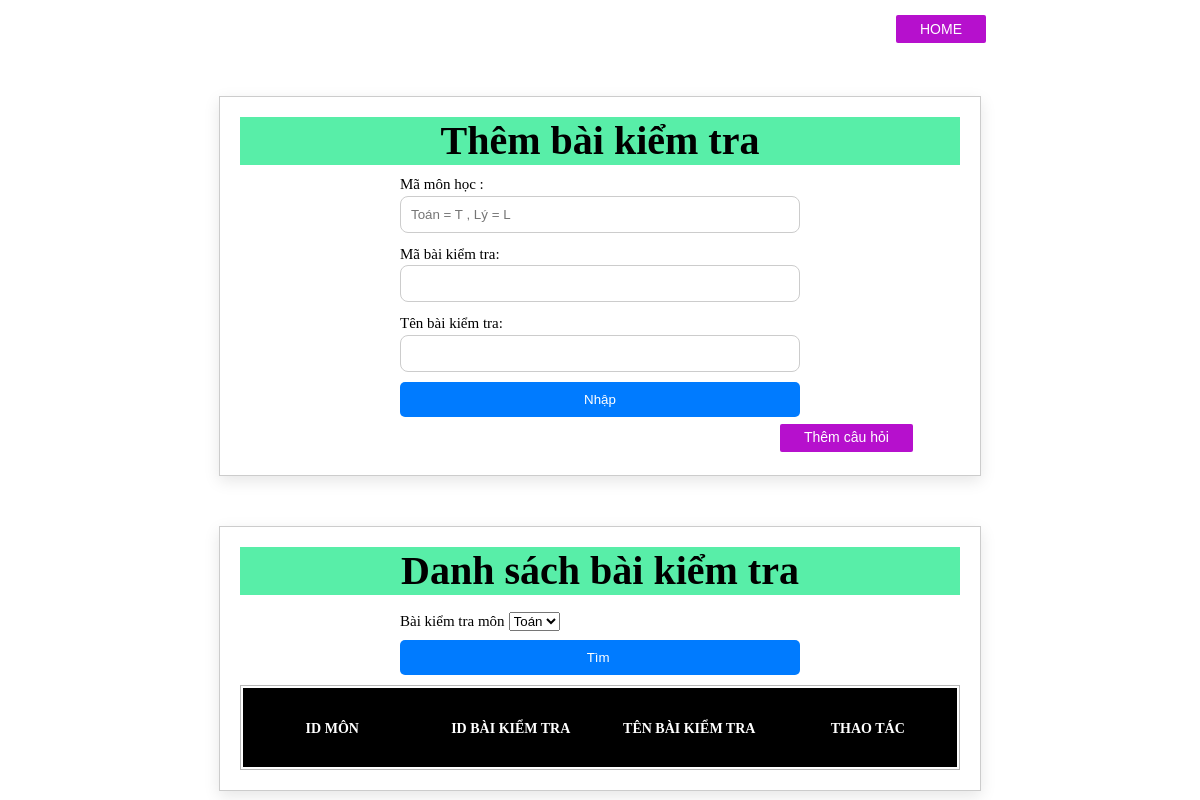
The page /html/add-test.php on the database as committed earlier.
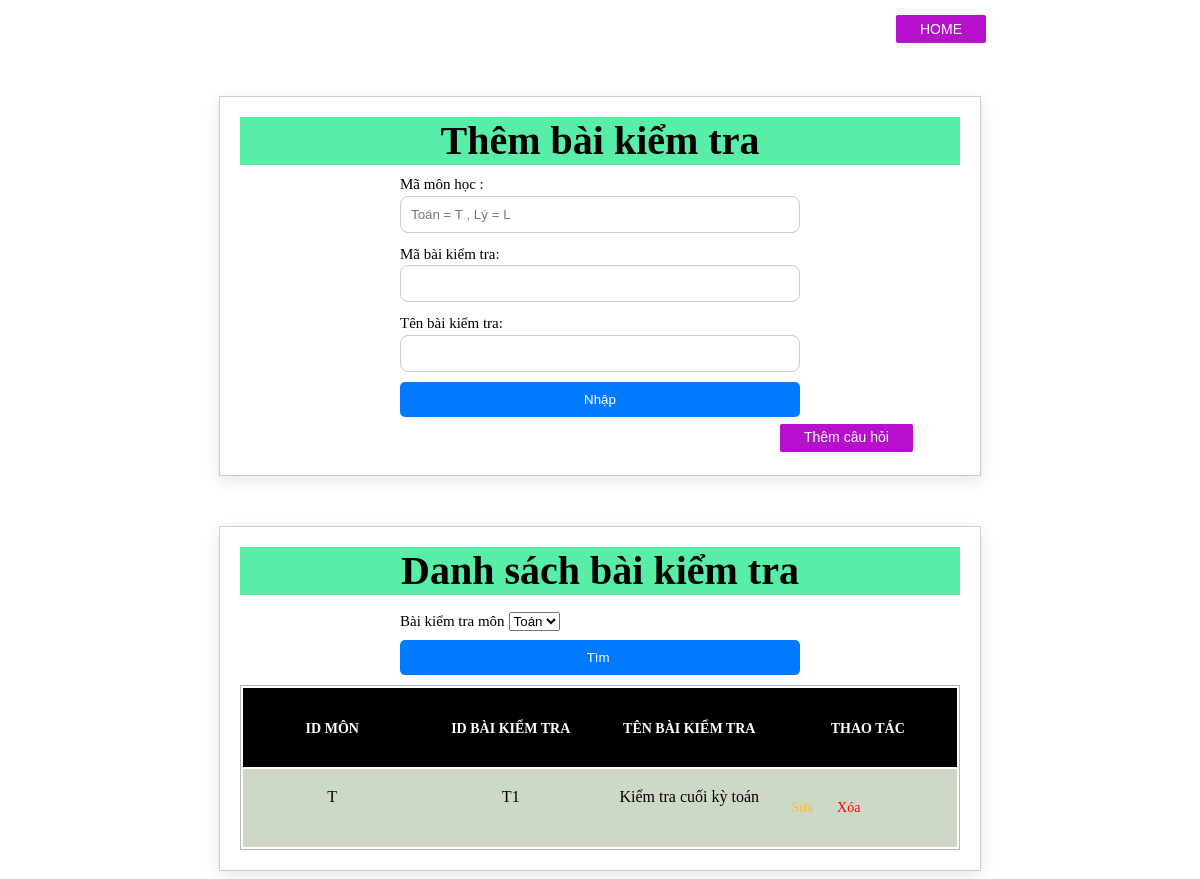
The same page on the database as committed later.
### tables this page shows
CREATE TABLE `test` (
  `Subject_id` varchar(3) NOT NULL,
  `Test_id` varchar(3) NOT NULL,
  `Test_name` varchar(50) NOT NULL
);

### html/add-test.php (the view, shortened to what this page needs)
<!DOCTYPE html>
<html lang="en">
<head>
  <link rel="stylesheet" type="text/css" href="../css/table.css">
  <link rel="stylesheet" type="text/css" href="../css/add-test.css">
</head>
<?php
include("./config.php");
?>
<body>
  <button class="nextpage"><a href="/html/admin.php">HOME</a></button>
  <div class="them-test">
    <h1>Thêm bài kiểm tra</h1>
    <form method="POST" id="overall" action="add-test.php">
      <label for="subject_id">Mã môn học : </label><br>
      <input type="text" class="input-box" id="subject_id" name="subject_id" required maxlength="1" placeholder="Toán = T , Lý = L"><br>
      <label for="test_id">Mã bài kiểm tra: </label><br>
      <input type="text" class="input-box" id="test_id" name="test_id" required maxlength="2"><br>
      <label for="test_name">Tên bài kiểm tra: </label><br>
      <input type="text" class="input-box" name="test_name" id="test_name" required><br>
      <input type="submit" class="button" id="confirm" value="Nhập">
    </form>
    <button class="nextpage"><a href="/html/add-test-content.php">Thêm câu hỏi</a></button>
  </div>
  <div class="listing">
    <h1>Danh sách bài kiểm tra</h1>
    <div class="search-bar-container">
      <form method="GET" id="" action="add-test.php">
        <label for="search">Bài kiểm tra môn</label>
        <select name="search_subject" id="">
          <option value="T">Toán</option>
        </select>
        <input type="submit" name="begin_search" value="Tìm ">
      </form>
    </div>
    <div class="container">
      <table>
        <thead>
          <tr class="table_header">
            <th class="hd"><a href="#" class="filter__link filter__link--number" id="Subject_id_list">ID môn</a></th>
            <th class="hd"><a href="#" class="filter__link filter__link--number" id="Test_id_list">ID bài kiểm tra</a></th>
            <th class="hd"><a href="#" class="filter__link filter__link--number">Tên bài kiểm tra</a></th>
            <th class="hd"><a href="#" class="filter__link filter__link--number">Thao tác</a></th>
          </tr>
        </thead>
        <tbody>
          <?php
          if (isset($_GET['begin_search'])) {
            $search_subject = $_GET['search_subject'];
            if ($search_subject == "All")
              $sql = "SELECT * FROM test ";
            else
              $sql = "SELECT * FROM test where Subject_id = '$search_subject'";
          } else
            $sql = "SELECT * FROM test ";
          $result = mysqli_query($db, $sql);
          while ($row = mysqli_fetch_assoc($result)) {
          ?>
            <tr>
              <td><?php echo $row['Subject_id']; ?></td>
              <td><?php echo $row['Test_id']; ?></td>
              <td><?php echo $row['Test_name']; ?></td>
              <td class="action "><a class="fix btn" href="update_test.php?teid=<?php echo $row['Test_id']; ?>&subid=<?php echo $row['Subject_id'] ?>">Sửa</a>
                <a class="delete btn" onclick="return confirm('Bạn có muốn xóa không?');" href="delete_test.php?teid=<?php echo $row['Test_id']; ?>&status=test">Xóa</a>
              </td>
            </tr>
          <?php
          }
          ?>
        </tbody>
      </table>
    </div>
  </div>
</body>
</html>

Rows that differ between the two databases and show on the page:
added test: Subject "T", Test_id "T1", Test_name "Kiểm tra cuối kỳ toán"
